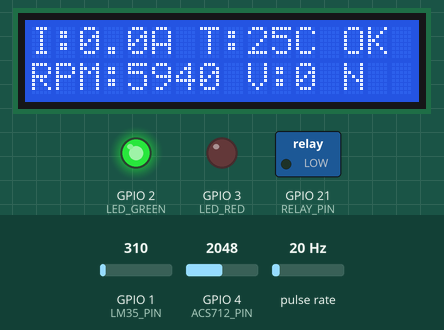
Recording of a sketch running on a simulated ESP32-S3. Shown: 16×2 character LCD, switched loads named in the sketch (green lamp = pin HIGH), output pins drawn as LEDs (lit = HIGH). Wiring (inferred from the names in the program): pulse sensor: data GPIO 10. Inputs (shaded band) come from the test bench; at power-on: GPIO 1 (LM35_PIN) = 310, GPIO 4 (ACS712_PIN) = 2048, pulse rate 20 Hz. WiFi joins after 1.5 s; servers stay silent unless stated; uploads are accepted with an empty reply; not simulated (calls return 0 or success): secrets.h; what the sketch prints to the serial monitor is not drawn.

Above: at 6.1 s.
6.2 s: GPIO 1 (LM35_PIN) set to 470
At 7.5 s:
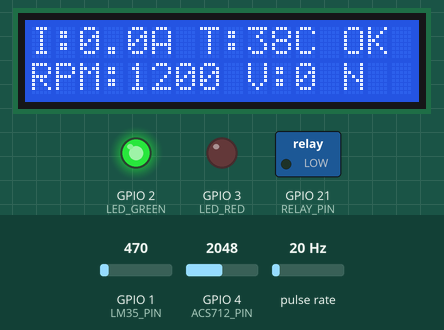
8.1 s: GPIO 1 (LM35_PIN) set to 548
At 9.3 s:
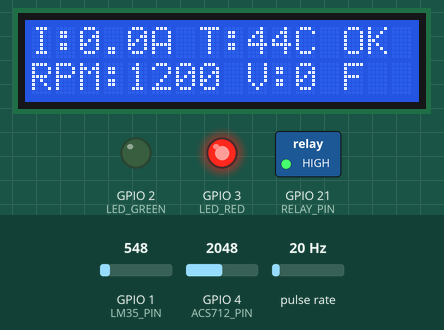
9.7 s: GPIO 4 (ACS712_PIN) set to 1965
At 11.4 s:
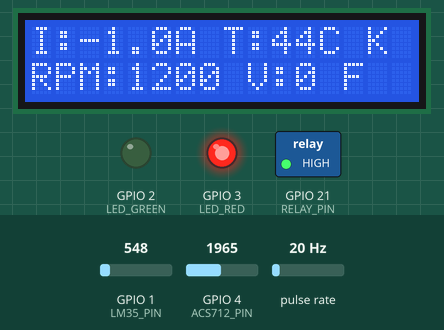
11.7 s: pulse rate (sensor on GPIO 10) set to 4 Hz
At 14.1 s:
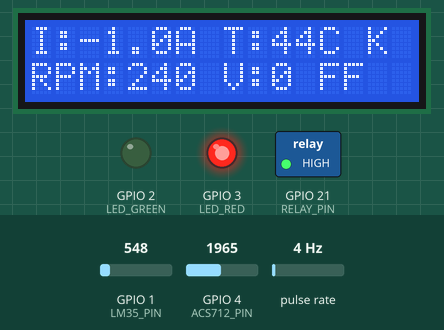
14.5 s: GPIO 4 (ACS712_PIN) set to 1273
At 15.8 s:
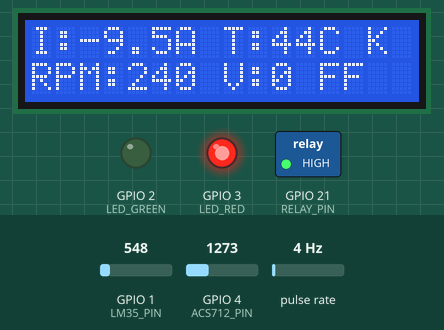
16.1 s: GPIO 4 (ACS712_PIN) set to 1184
At 17.6 s:
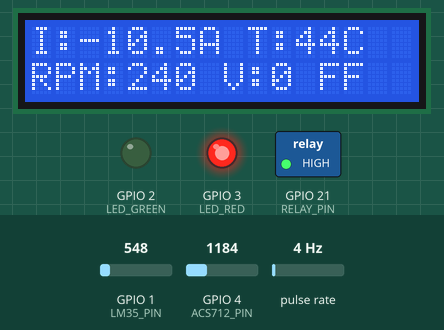
Timing chart, 0 to 19.1 s (numbered marks = the images above; inputs shaded):
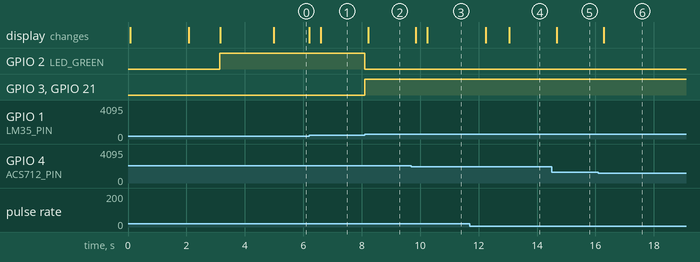

Measured:
- the behaviour switches between 496 and 497 on GPIO 1 (LM35_PIN) (found by bisection; images 1 and 2)
- the behaviour switches between 2007 and 2006 on GPIO 4 (ACS712_PIN) (found by bisection; images 2 and 3)
- the behaviour switches between 1233 and 1232 on GPIO 4 (ACS712_PIN) (found by bisection; images 5 and 6)
- after the input at 6.2 s, the display: first differs from a run without the input after 0.41 s (image 1)
- after the input at 8.1 s, GPIO 2 (LED_GREEN): HIGH → LOW at once; GPIO 3 (LED_RED), GPIO 21 (RELAY_PIN): LOW → HIGH at once; the display: changes after 0.12 s (image 2)
- after the input at 9.7 s, the display: first changes after 0.14 s (image 3 shows a later state)
- after the input at 11.7 s, the display: first changes after 0.54 s (image 4 shows a later state)
- after the input at 14.5 s, the display: changes after 0.17 s (image 5)
- after the input at 16.1 s, the display: changes after 0.18 s (image 6)

The sketch:

motor_monitoring.ino
```cpp
#include <Wire.h>
#include <LiquidCrystal_I2C.h>
#include "I2Cdev.h"
#include "MPU6050.h"
#include <BlynkSimpleEsp32.h>
#include <HTTPClient.h>
#include <math.h>

#include "secrets.h"

// -----------------------------------------------------------------------------
// Hardware configuration
// -----------------------------------------------------------------------------

#define RELAY_PIN       21
#define ACS712_PIN      4
#define LM35_PIN        1
#define HALL_DO_PIN     10
#define LED_GREEN       2
#define LED_RED         3

#define I2C_SDA_PIN     8
#define I2C_SCL_PIN     9

#define MPU6050_ADDRESS 0x68
#define LCD_ADDRESS     0x27

// -----------------------------------------------------------------------------
// Monitoring thresholds
// -----------------------------------------------------------------------------

const float TEMPERATURE_LIMIT_C = 40.0;
const float CURRENT_LIMIT_A = 10.0;
const float VIBRATION_FACTOR = 1.20;

const float ACS712_SENSITIVITY_V_PER_A = 0.066;
const float CURRENT_ZERO_THRESHOLD_A = 0.5;

#define FILTER_SAMPLES 20

// Timing
const unsigned long RPM_INTERVAL_MS = 1000;
const unsigned long GOOGLE_LOG_INTERVAL_MS = 20000;
const unsigned long LCD_INTERVAL_MS = 400;
const unsigned long BLYNK_INTERVAL_MS = 1000;

// -----------------------------------------------------------------------------
// Objects
// -----------------------------------------------------------------------------

MPU6050 mpu(MPU6050_ADDRESS);
LiquidCrystal_I2C lcd(LCD_ADDRESS, 16, 2);

// -----------------------------------------------------------------------------
// Runtime variables
// -----------------------------------------------------------------------------

bool mpuConnected = false;

float ACS712_offset = 0.0;
float currentBuffer[FILTER_SAMPLES];
int bufferIndex = 0;

float vibrationBase = 0.0;

volatile unsigned long pulseCount = 0;
int motorRPM = 0;

unsigned long lastRPMTime = 0;
unsigned long lastGoogleLogTime = 0;
unsigned long lastLCDTime = 0;
unsigned long lastBlynkTime = 0;

// -----------------------------------------------------------------------------
// Hall sensor interrupt
// -----------------------------------------------------------------------------

void IRAM_ATTR countPulse() {
  pulseCount++;
}

// -----------------------------------------------------------------------------
// ACS712 calibration
// -----------------------------------------------------------------------------

void calibrateACS712() {
  long sum = 0;
  const int samples = 500;

  for (int i = 0; i < samples; i++) {
    int raw = analogRead(ACS712_PIN);
    float voltage = raw * (3.3 / 4095.0);

    sum += (long)(voltage * 1000.0);
    delay(2);
  }

  ACS712_offset = (sum / (float)samples) / 1000.0;
}

// -----------------------------------------------------------------------------
// MPU6050 vibration calibration
// -----------------------------------------------------------------------------

void calibrateVibration() {
  long double sum = 0;
  const int samples = 500;

  for (int i = 0; i < samples; i++) {
    int16_t ax, ay, az, gx, gy, gz;

    mpu.getMotion6(&ax, &ay, &az, &gx, &gy, &gz);

    float magnitude = sqrt(
      (float)ax * ax +
      (float)ay * ay +
      (float)az * az
    );

    sum += magnitude;
    delay(2);
  }

  vibrationBase = (float)(sum / samples);
}

// -----------------------------------------------------------------------------
// Current measurement
// -----------------------------------------------------------------------------

float readCurrent() {
  int raw = analogRead(ACS712_PIN);
  float voltageACS = raw * (3.3 / 4095.0);

  float currentInstant =
    (voltageACS - ACS712_offset) /
    ACS712_SENSITIVITY_V_PER_A;

  currentBuffer[bufferIndex] = currentInstant;
  bufferIndex = (bufferIndex + 1) % FILTER_SAMPLES;

  float current = 0.0;

  for (int i = 0; i < FILTER_SAMPLES; i++) {
    current += currentBuffer[i];
  }

  current /= FILTER_SAMPLES;

  if (fabs(current) < CURRENT_ZERO_THRESHOLD_A) {
    current = 0.0;
  }

  return current;
}

// -----------------------------------------------------------------------------
// Temperature measurement
// -----------------------------------------------------------------------------

float readTemperature() {
  int rawLM35 = analogRead(LM35_PIN);
  float voltageLM35 = rawLM35 * (3.3 / 4095.0);

  // LM35: approximately 10 mV / °C
  return voltageLM35 * 100.0;
}

// -----------------------------------------------------------------------------
// Vibration measurement
// -----------------------------------------------------------------------------

float readVibration() {
  if (!mpuConnected) {
    return 0.0;
  }

  int16_t ax, ay, az, gx, gy, gz;

  mpu.getMotion6(&ax, &ay, &az, &gx, &gy, &gz);

  return sqrt(
    (float)ax * ax +
    (float)ay * ay +
    (float)az * az
  );
}

// -----------------------------------------------------------------------------
// RPM calculation
// -----------------------------------------------------------------------------

void updateRPM() {
  unsigned long now = millis();

  if (now - lastRPMTime >= RPM_INTERVAL_MS) {
    noInterrupts();
    unsigned long pulses = pulseCount;
    pulseCount = 0;
    interrupts();

    // Assumes one Hall pulse per motor revolution.
    motorRPM = (int)(pulses * 60UL);

    lastRPMTime = now;
  }
}

// -----------------------------------------------------------------------------
// Fault detection
// -----------------------------------------------------------------------------

bool checkFault(
  float current,
  float temperature,
  float vibration
) {
  bool overTemperature = temperature > TEMPERATURE_LIMIT_C;
  bool overCurrent = current > CURRENT_LIMIT_A;
  bool excessiveVibration =
    mpuConnected &&
    vibration > vibrationBase * VIBRATION_FACTOR;

  return overTemperature || overCurrent || excessiveVibration;
}

// -----------------------------------------------------------------------------
// Motor protection and status LEDs
// -----------------------------------------------------------------------------

void updateProtection(bool fault) {
  if (fault) {
    digitalWrite(RELAY_PIN, HIGH);   // Motor OFF
    digitalWrite(LED_GREEN, LOW);
    digitalWrite(LED_RED, HIGH);
  } else {
    digitalWrite(RELAY_PIN, LOW);    // Motor ON
    digitalWrite(LED_GREEN, HIGH);
    digitalWrite(LED_RED, LOW);
  }
}

// -----------------------------------------------------------------------------
// LCD
// -----------------------------------------------------------------------------

void updateLCD(float current, float temperature, float vibration, bool fault) {
  lcd.setCursor(0, 0);
  lcd.print("I:");
  lcd.print(current, 1);
  lcd.print("A T:");
  lcd.print(temperature, 0);
  lcd.print("C ");

  lcd.setCursor(0, 1);
  lcd.print("RPM:");
  lcd.print(motorRPM);
  lcd.print(" V:");
  lcd.print((int)vibration);
  lcd.print(fault ? " F" : " N");
}

// -----------------------------------------------------------------------------
// Serial output
// -----------------------------------------------------------------------------

void printSerialData(
  float current,
  float temperature,
  float vibration
) {
  Serial.print("Current: ");
  Serial.print(current, 2);
  Serial.print(" A | ");

  Serial.print("Temp: ");
  Serial.print(temperature, 1);
  Serial.print(" C | ");

  Serial.print("RPM: ");
  Serial.print(motorRPM);
  Serial.print(" | ");

  Serial.print("Vibration: ");
  Serial.println(vibration, 0);

  // Serial Plotter format
  Serial.print(current);
  Serial.print('\t');
  Serial.print(temperature);
  Serial.print('\t');
  Serial.print(motorRPM);
  Serial.print('\t');
  Serial.println(vibration);
}

// -----------------------------------------------------------------------------
// Blynk update
// -----------------------------------------------------------------------------

void updateBlynk(
  float current,
  float temperature,
  float vibration,
  bool fault
) {
  Blynk.virtualWrite(V3, current);
  Blynk.virtualWrite(V2, temperature);
  Blynk.virtualWrite(V4, motorRPM);
  Blynk.virtualWrite(V1, vibration);
  Blynk.virtualWrite(V5, fault ? 1 : 0);
}

// -----------------------------------------------------------------------------
// Google Sheets logging
// -----------------------------------------------------------------------------

void sendToGoogleSheet(
  float current,
  float temperature,
  int rpm,
  float vibration,
  bool fault
) {
  if (WiFi.status() != WL_CONNECTED) {
    return;
  }

  HTTPClient http;

  http.begin(GOOGLE_SCRIPT_URL);
  http.addHeader("Content-Type", "application/json");

  String jsonData = "{";
  jsonData += "\"current\":" + String(current, 3) + ",";
  jsonData += "\"temp\":" + String(temperature, 2) + ",";
  jsonData += "\"rpm\":" + String(rpm) + ",";
  jsonData += "\"vibration\":" + String(vibration, 2) + ",";
  jsonData += "\"status\":\"";
  jsonData += fault ? "FAULT" : "NORMAL";
  jsonData += "\"";
  jsonData += "}";

  int httpResponseCode = http.POST(jsonData);

  Serial.print("Google Sheets HTTP response: ");
  Serial.println(httpResponseCode);

  http.end();
}

// -----------------------------------------------------------------------------
// Setup
// -----------------------------------------------------------------------------

void setup() {
  Serial.begin(115200);

  pinMode(RELAY_PIN, OUTPUT);
  pinMode(LED_GREEN, OUTPUT);
  pinMode(LED_RED, OUTPUT);

  pinMode(HALL_DO_PIN, INPUT);

  attachInterrupt(
    digitalPinToInterrupt(HALL_DO_PIN),
    countPulse,
    RISING
  );

  Wire.begin(I2C_SDA_PIN, I2C_SCL_PIN);

  // MPU6050
  mpu.initialize();

  uint8_t whoami = mpu.getDeviceID();

  mpuConnected =
    (whoami == 0x68 ||
     whoami == 0x70 ||
     whoami == 0x38);

  // LCD
  lcd.init();
  lcd.backlight();

  lcd.setCursor(0, 0);
  lcd.print("Calibrating...");
  delay(2000);

  lcd.clear();

  // Sensor calibration
  calibrateACS712();

  if (mpuConnected) {
    calibrateVibration();
  }

  // Initialize current filter
  for (int i = 0; i < FILTER_SAMPLES; i++) {
    currentBuffer[i] = 0.0;
  }

  analogSetPinAttenuation(LM35_PIN, ADC_11db);

  // Initial safe/normal state
  digitalWrite(RELAY_PIN, LOW);
  digitalWrite(LED_GREEN, HIGH);
  digitalWrite(LED_RED, LOW);

  lcd.setCursor(0, 0);
  lcd.print("Motor Health OK");

  Serial.println();
  Serial.println("Motor Monitoring System");
  Serial.println("-----------------------");
  Serial.print("MPU6050: ");
  Serial.println(mpuConnected ? "Connected" : "Not detected");
  Serial.print("ACS712 offset: ");
  Serial.println(ACS712_offset, 3);
  Serial.print("Vibration baseline: ");
  Serial.println(vibrationBase, 2);

  // Start Blynk / Wi-Fi
  Blynk.begin(
    BLYNK_AUTH_TOKEN,
    WIFI_SSID,
    WIFI_PASSWORD
  );
}

// -----------------------------------------------------------------------------
// Main loop
// -----------------------------------------------------------------------------

void loop() {
  // Keep Blynk connection serviced continuously.
  Blynk.run();

  // Read sensors
  float current = readCurrent();
  float temperature = readTemperature();
  float vibration = readVibration();

  // Update RPM
  updateRPM();

  // Fault detection
  bool fault = checkFault(
    current,
    temperature,
    vibration
  );

  // Protection
  updateProtection(fault);

  // Serial output
  printSerialData(
    current,
    temperature,
    vibration
  );

  unsigned long now = millis();

  // LCD update
  if (now - lastLCDTime >= LCD_INTERVAL_MS) {
    updateLCD(
      current,
      temperature,
      vibration,
      fault
    );

    lastLCDTime = now;
  }

  // Blynk update
  if (now - lastBlynkTime >= BLYNK_INTERVAL_MS) {
    updateBlynk(
      current,
      temperature,
      vibration,
      fault
    );

    lastBlynkTime = now;
  }

  // Google Sheets update
  if (now - lastGoogleLogTime >= GOOGLE_LOG_INTERVAL_MS) {
    sendToGoogleSheet(
      current,
      temperature,
      motorRPM,
      vibration,
      fault
    );

    lastGoogleLogTime = now;
  }
}
```
